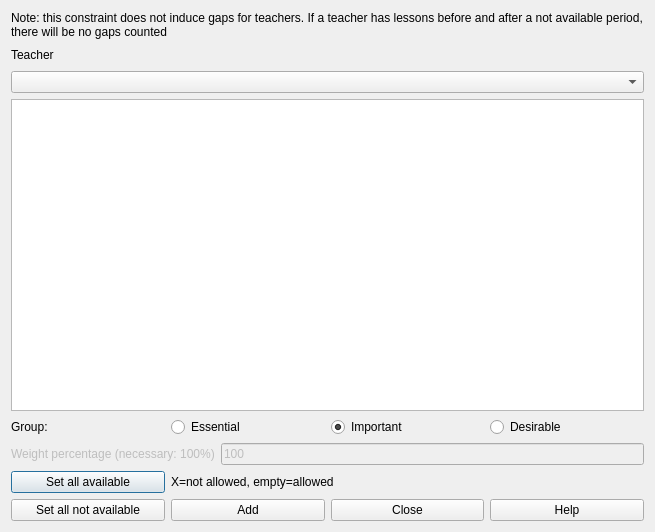
<?xml version="1.0" encoding="UTF-8"?>
<ui version="4.0">
 <class>AddConstraintTeacherNotAvailableTimesForm_template</class>
 <widget class="QDialog" name="AddConstraintTeacherNotAvailableTimesForm_template">
  <property name="geometry">
   <rect>
    <x>0</x>
    <y>0</y>
    <width>655</width>
    <height>532</height>
   </rect>
  </property>
  <property name="windowTitle">
   <string extracomment="This is the title of the dialog to add a new constraint of this type">Add teacher not available times</string>
  </property>
  <layout class="QVBoxLayout" name="verticalLayout">
   <item>
    <widget class="QLabel" name="textLabel1">
     <property name="sizePolicy">
      <sizepolicy hsizetype="Minimum" vsizetype="Minimum">
       <horstretch>0</horstretch>
       <verstretch>0</verstretch>
      </sizepolicy>
     </property>
     <property name="text">
      <string>Note: this constraint does not induce gaps for teachers. If a teacher has lessons before and after a not available period, there will be no gaps counted</string>
     </property>
     <property name="wordWrap">
      <bool>true</bool>
     </property>
    </widget>
   </item>
   <item>
    <layout class="QGridLayout" name="teacherGridLayout">
     <item row="0" column="1">
      <spacer name="spacer1">
       <property name="orientation">
        <enum>Qt::Horizontal</enum>
       </property>
       <property name="sizeType">
        <enum>QSizePolicy::Expanding</enum>
       </property>
       <property name="sizeHint" stdset="0">
        <size>
         <width>71</width>
         <height>20</height>
        </size>
       </property>
      </spacer>
     </item>
     <item row="1" column="0" colspan="2">
      <widget class="QComboBox" name="teachersComboBox">
       <property name="editable">
        <bool>false</bool>
       </property>
       <property name="insertPolicy">
        <enum>QComboBox::NoInsert</enum>
       </property>
       <property name="autoCompletion">
        <bool>false</bool>
       </property>
       <property name="duplicatesEnabled">
        <bool>false</bool>
       </property>
      </widget>
     </item>
     <item row="0" column="0">
      <widget class="QLabel" name="teacherTextLabel">
       <property name="frameShape">
        <enum>QFrame::NoFrame</enum>
       </property>
       <property name="frameShadow">
        <enum>QFrame::Plain</enum>
       </property>
       <property name="text">
        <string>Teacher</string>
       </property>
       <property name="wordWrap">
        <bool>false</bool>
       </property>
      </widget>
     </item>
    </layout>
   </item>
   <item>
    <widget class="QTableWidget" name="notAllowedTimesTable"/>
   </item>
   <item>
    <layout class="QHBoxLayout" name="horizontalLayout_4">
     <item>
      <widget class="QLabel" name="groupTextLabel">
       <property name="text">
        <string>Group:</string>
       </property>
      </widget>
     </item>
     <item>
      <widget class="QRadioButton" name="essentialRadioButton">
       <property name="text">
        <string>Essential</string>
       </property>
      </widget>
     </item>
     <item>
      <widget class="QRadioButton" name="importantRadioButton">
       <property name="text">
        <string>Important</string>
       </property>
       <property name="checked">
        <bool>true</bool>
       </property>
      </widget>
     </item>
     <item>
      <widget class="QRadioButton" name="desirableRadioButton">
       <property name="text">
        <string>Desirable</string>
       </property>
      </widget>
     </item>
    </layout>
   </item>
   <item>
    <layout class="QHBoxLayout" name="horizontalLayout">
     <item>
      <widget class="QLabel" name="weightTextLabel">
       <property name="enabled">
        <bool>false</bool>
       </property>
       <property name="frameShape">
        <enum>QFrame::NoFrame</enum>
       </property>
       <property name="frameShadow">
        <enum>QFrame::Plain</enum>
       </property>
       <property name="text">
        <string>Weight percentage (necessary: 100%)</string>
       </property>
       <property name="wordWrap">
        <bool>false</bool>
       </property>
      </widget>
     </item>
     <item>
      <widget class="QLineEdit" name="weightLineEdit">
       <property name="enabled">
        <bool>false</bool>
       </property>
       <property name="text">
        <string notr="true">100</string>
       </property>
      </widget>
     </item>
    </layout>
   </item>
   <item>
    <layout class="QGridLayout" name="buttonsGridLayout">
     <item row="0" column="0">
      <widget class="QPushButton" name="setAllAvailablePushButton">
       <property name="text">
        <string comment="It refers to time slots">Set all available</string>
       </property>
      </widget>
     </item>
     <item row="0" column="1" colspan="3">
      <widget class="QLabel" name="label">
       <property name="text">
        <string extracomment="This is an explanation in a dialog for a constraint. It says that symbol X means that this slot is not allowed, and an empty cell means that the slot is allowed">X=not allowed, empty=allowed</string>
       </property>
      </widget>
     </item>
     <item row="1" column="0">
      <widget class="QPushButton" name="setAllNotAvailablePushButton">
       <property name="text">
        <string comment="It refers to time slots">Set all not available</string>
       </property>
      </widget>
     </item>
     <item row="1" column="1">
      <widget class="QPushButton" name="addConstraintPushButton">
       <property name="text">
        <string>Add</string>
       </property>
      </widget>
     </item>
     <item row="1" column="2">
      <widget class="QPushButton" name="closePushButton">
       <property name="text">
        <string>Close</string>
       </property>
      </widget>
     </item>
     <item row="1" column="3">
      <widget class="QPushButton" name="pushButton5">
       <property name="text">
        <string>Help</string>
       </property>
      </widget>
     </item>
    </layout>
   </item>
  </layout>
 </widget>
 <layoutdefault spacing="6" margin="11"/>
 <resources/>
 <connections/>
</ui>
